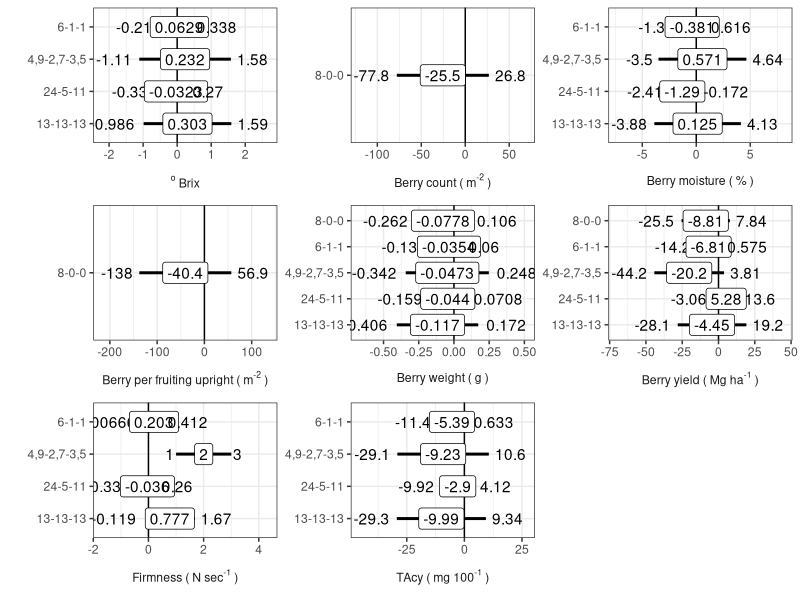

Write R code to recreate this figure. (Note: this script raises an error after producing the figure.)
## ---- chunk 1
library("tidyverse") # generic data handling and plotting
library("nlme") # mixed models
library("grid")
library("gridExtra")
## ---- chunk 2
data_init <- read_csv(file="data/data_init.csv", guess_max = 1729)
## ---- chunk 3
data_init <- data_init %>% 
  mutate(TAcy = ifelse(!is.na(Fruit_Tacy_labo_mg_Anth_100g),
                       Fruit_Tacy_labo_mg_Anth_100g,
                       Fruit_Tacy_image_mg_Anth_100g_515nm))
## ---- chunk 4
dose_df <- tibble(dose_colname = c("Fertilizer-tot-dose_N_kg_ha", "Fertilizer-tot-dose_P_kg_ha",
                                   "Fertilizer-tot-dose_K_kg_ha", "Fertilizer-tot-dose_Mg_kg_ha",
                                   "Fertilizer-tot-dose_B_kg_ha", "Fertilizer-tot-dose_Cu_kg_ha"),
                  dose_name = c("N", "P", "K", "Mg", "B", "Cu"))
## ---- chunk 5
performance_df <- tibble(performance_name = c("TAcy", "Brix", "Firmness", "Berry_weight",
                                              "Berry_moisture", "Yield",
                                              "Fruit_stem", "Fruit"),
                         performance_colname = c("TAcy","Fruit_Brix_degreeBrix", "Fruit_Firmness_N_s", "Fruit_weight_g",
                                                 "Fruit_moisture_berry_perc", "Fruit_yield_Mg_ha", 
                                                 "Fruiting_upright_Nb_m2", "Nb_Fruit_m2"),
                         performance_labels = c("TAcy~plain('(')~mg~100^{plain('-1')}~plain(')')",
                                                "{}^o~Brix",
                                                "Firmness~plain('(')~N~sec^{plain('-1')}~plain(')')",
                                                "Berry~weight~plain('(')~g~plain(')')",
                                                "Berry~moisture~plain('(')~plain('%')~plain(')')",
                                                "Berry~yield~plain('(')~Mg~ha^{plain('-1')}~plain(')')",
                                                #"Reproductive~upright~plain('(')~m^{plain('-2')}~plain(')')",
                                                #"Flower~count~plain('(')~m^{plain('-2')}~plain(')')",
                                                #"Flower~per~repr.~upright~plain('(')~m^{plain('-2')}~plain(')')",
                                                #"Fruiting~upright~plain('(')~m^{plain('-2')}~plain(')')",
                                                "Berry~count~plain('(')~m^{plain('-2')}~plain(')')",
                                                "Berry~per~fruiting~upright~plain('(')~m^{plain('-2')}~plain(')')" # "Fruit~set~plain('(%)')",
                         ),
                         performance_type = c("Quality", "Quality", "Quality", "Quality",
                                              "Quality", "Quality",
                                              "Physiology", "Physiology"))
## ---- chunk 6
data_init$Dose_trial <- NA
for (i in seq_along(dose_df$dose_name)) {
  filter_i <- data_init$Nutrient_tested == dose_df$dose_name[i]
  filter_i[is.na(filter_i)] <- FALSE
  data_init$Dose_trial[filter_i] <- data_init[filter_i, dose_df$dose_colname[i]] %>% pull()
}
## ---- chunk 7
data_stats <- data_init %>%
  select(Year_of_experiment, Field_no, Treatment_no, Block_no, Cropping_system, Nutrient_tested, Fertilizer_formula, Dose_trial,
         dose_df$dose_colname, performance_df$performance_colname) %>%
  filter(Year_of_experiment != 2017) %>% 
  rename(Year = Year_of_experiment,
         Field = Field_no,
         Treatment = Treatment_no,
         Block = Block_no,
         Fertilizer_trial = Nutrient_tested) %>%
  droplevels()

data_stats %>% 
  sample_n(10)
## ---- chunk 8
model_conditions <- expand.grid(performance_name = performance_df$performance_name, 
                                Fertilizer_trial = c("N", "P", "K", "Mg", "B", "Cu"))
model_conditions$index <- 1:nrow(model_conditions)
model_conditions %>%
  sample_n(5)
## ---- chunk 9
model_conditions$model_type <- "linear"
## ---- chunk 10
model_conditions$model_type[model_conditions$Fertilizer == "B" & model_conditions$performance_index == "Brix"] <- "none"
## ---- chunk 11
model_conditions$model_type[model_conditions$Fertilizer == "N" & model_conditions$performance_index == "Yield"] <- "quadratic"
model_conditions$model_type[model_conditions$Fertilizer == "N" & model_conditions$performance_index == "Berry_weight"] <- "quadratic"
model_conditions$model_type[model_conditions$Fertilizer == "K" & model_conditions$performance_index == "Yield"] <- "quadratic"
model_conditions$model_type[model_conditions$Fertilizer == "K" & model_conditions$performance_index == "Berry_weight"] <- "quadratic"
## ---- chunk 12
alpha <- 0.05
lmm_N <- list()
interval_lmmN <- list()

mc_N <- model_conditions %>% 
  filter(Fertilizer_trial == "N")

for (i in 1:nrow(mc_N)) {
  performance_i <- performance_df$performance_colname[performance_df$performance_name == as.character(mc_N[i, 1])]
  model_type_i <- mc_N[i, 4]
  
  table_mm_i <- data_stats %>%
    filter(Fertilizer_trial == "N") %>%
    select(one_of(c("Year","Field", "Treatment", "Block", "Fertilizer-tot-dose_N_kg_ha","Cropping_system", "Fertilizer_formula", performance_i))) %>%
    rename(Dose = "Fertilizer-tot-dose_N_kg_ha") %>%
    drop_na()
  
  table_mm_i$Fertilizer_formula <- relevel(factor(table_mm_i$Fertilizer_formula), ref = "21-0-0")
  
  if (model_type_i == "linear") {
    lmm_N[[i]] <- lme(as.formula(paste0(performance_i, " ~ Dose + Fertilizer_formula ")),
                      random = ~ 1 + 1|Year/Field/Treatment,
                      data = table_mm_i)      
  } else if (model_type_i == "quadratic") {
    lmm_N[[i]] <- lme(as.formula(paste0(performance_i, " ~ Dose + I(Dose^2) + Fertilizer_formula")),
                      random = ~ 1 + 1|Year/Field/Treatment,
                      data = table_mm_i)
  } else if (model_type_i == "none") {
    lmm_N[[i]] <- NA
  } else {
    print("Model type not recognized. Choose linear or quadratic.")
  }
  
  tTable <- summary(lmm_N[[i]])$tTable%>%
    data.frame() %>%
    rownames_to_column() %>%
    filter(str_detect(rowname, "Fert"))
  
  intervals <- intervals(lmm_N[[i]], which = "fixed")[[1]] %>%
    data.frame() %>%
    rownames_to_column() %>%
    filter(str_detect(rowname, "Fert")) %>%
    bind_cols(tTable["p.value"])
  
  intervals$rowname <- tTable$rowname <- gsub("Fertilizer_formula*", "", tTable$rowname)
  
  intervals$performance_name <- mc_N$performance_name[i]
  intervals$performance_labels <- performance_df$performance_labels[performance_df$performance_colname == performance_i]
  
  interval_lmmN[[i]] <- intervals
}
## ---- chunk 13
interval_lmmN <- do.call(rbind.data.frame, interval_lmmN)
interval_lmmN$pvalue_alpha <- ifelse(interval_lmmN$p.value <= alpha, paste("≤", alpha), paste(">", alpha))
## ---- chunk 14
plot_cols <- 4
plot_rows <- 3

interval_lmmN %>% ggplot(aes(x = est., y = rowname)) +
  facet_wrap(. ~ performance_labels, scales = "free", labeller = label_parsed, switch = "x") +
  geom_vline(xintercept = 0, lty = 1) +
  geom_segment(mapping = aes(x = lower, xend = upper, yend = rowname), size = 1) + # , colour = pvalue_alpha
  geom_point(size = 3) +
  geom_text(aes(x = lower, label = signif(lower, 3)), hjust = 1.2) +
  geom_label(aes(label = signif(est., 3))) +
  geom_text(aes(x = upper, label = signif(upper, 3)), hjust = -0.2) +
  labs(y = "", x = "") +
  scale_x_continuous(expand = expand_scale(mult = c(0.5, 0.5))) +
  theme_bw() +
  theme(strip.text.y = element_text(angle = 0),
        axis.title.x = element_blank(),
        strip.background = element_rect(fill = "transparent", colour = "transparent"),
        strip.placement = "outside") +
  ggsave("images/sources-nitrogen.pdf", width = plot_cols * 5, height = plot_rows * 2, dpi=300) +
  ggsave("images/sources-nitrogen.png", width = plot_cols * 5, height = plot_rows * 2, dpi=300)
## ---- chunk 15
alpha <- 0.05
lmm <- list()
pred <- list()

for (i in 1:nrow(model_conditions)) {
  performance_i <- performance_df$performance_colname[performance_df$performance_name == as.character(model_conditions[i, 1])]
  treatment_i <- model_conditions[i, 2]
  #dose_i <- dose_df$dose_colname[dose_df$dose_name == treatment_i]
  model_type_i <- model_conditions[i, 4]
  
  table_mm_i <- data_stats %>%
    filter(Fertilizer_trial == treatment_i) %>%
    select(one_of(c("Year","Field", "Treatment", "Block", "Cropping_system", "Dose_trial", performance_i))) %>%
    rename(Dose = Dose_trial) %>%
    drop_na()
  
  if (model_type_i == "linear") {
    lmm[[i]] <- lme(as.formula(paste0(performance_i, " ~ Dose")),
                    random = ~ 1 + 1|Year/Field/Treatment,
                    data = table_mm_i)
    p_value <- summary(lmm[[i]])$tTable[2, 5]
    slope <- coef(lmm[[i]])[1, 2]
  } else if (model_type_i == "quadratic") {
    lmm[[i]] <- lme(as.formula(paste0(performance_i, " ~ Dose + I(Dose^2)")),
                    random = ~ 1 + 1|Year/Field/Treatment,
                    data = table_mm_i)
    p_value <- summary(lmm[[i]])$tTable[3, 5]
    slope <- coef(lmm[[i]])[1, 3]
  } else if (model_type_i == "none") {
    lmm[[i]] <- NA
    p_value <- NA
    slope <- NA
  } else {
    print("Model type not recognized. Choose linear or quadratic.")
  }
  
  if (any(is.na(lmm[[i]]))) {
    pred[[i]] <- NA
    print(paste("Model", i, "is NA"))
  } else {
    x_seq <- expand.grid(Dose = seq(0, max(table_mm_i$Dose), length=20))
    y_seq <- predict(lmm[[i]], newdata = x_seq, level = 0)
    pred[[i]] <- data.frame(Dose_trial = x_seq$Dose,
                            performance_value = y_seq,
                            #label = performance_df$labels[performance_df$colname == performance_i],
                            Fertilizer_trial = treatment_i,
                            performance_colname = performance_i,
                            p_value = p_value,
                            slope = slope)
  }
}
## ---- chunk 16
pred_tidy <- do.call(rbind.data.frame, pred) # list to data frame
pred_tidy$pvalue_alpha <- factor(ifelse(pred_tidy$p_value <= alpha, paste("≤", alpha), paste(">", alpha)))
pred_tidy <- pred_tidy %>% 
  left_join(performance_df, by = "performance_colname") %>%
  select(-performance_colname)
pred_tidy %>% sample_n(10)
## ---- chunk 17
data_tidy <- data_stats %>% 
  gather(key = "performance_colname", value = "performance_value", performance_df$performance_colname) %>% 
  left_join(performance_df, by = "performance_colname") %>%
  select(-performance_colname)

quality_index <- performance_df$performance_name[performance_df$performance_type == "Quality"]
physiology_index <- performance_df$performance_name[performance_df$performance_type == "Physiology"]
## ---- chunk 18
n_perf <- length(quality_index)
n_elem <- 3

data_gg <- data_tidy %>%
  filter(Fertilizer_trial %in% c("N", "P", "K") & performance_name %in% quality_index) %>%
  mutate(Fertilizer_trial = factor(Fertilizer_trial, levels = c("N", "P", "K"))) %>% 
  drop_na()
pred_gg <- pred_tidy %>%
  filter(Fertilizer_trial %in% c("N", "P", "K") & performance_name %in% quality_index) %>%
  drop_na()

ggplot(data = data_gg, mapping = aes(x = Dose_trial, y = performance_value)) +
  facet_grid(performance_labels ~ Fertilizer_trial, scales = "free", labeller = label_parsed, switch = "y") +
  geom_point(alpha = 0.1) +
  geom_line(pred_gg, mapping=aes(x = Dose_trial, y = performance_value)) +
  labs(x = expression("Dose (kg ha"^"-1"~")"), y = "Performance") +
  geom_label(data = pred_gg, aes(label = paste("Slope =", signif(slope, 3))), x = -Inf, y = Inf, hjust = -0.1, vjust = 1.5) +
  geom_label(data = pred_gg, aes(label = paste("p =", signif(p_value, 3))), x = -Inf, y = Inf, hjust = -0.18, vjust = 2.5) +
  theme_bw() +
  theme(axis.title.y = element_blank(),
        strip.background = element_rect(fill = "transparent", colour = "transparent"),
        strip.placement = "outside",
        strip.text.y = element_text(angle=270, size = 12),
        strip.text.x = element_text(size = 12)) +
  ggsave("images/grid_macro&quality.pdf", width = n_elem * 3, height = n_perf * 2.5, dpi = 300) +
  ggsave("images/grid_macro&quality.png", width = n_elem * 3, height = n_perf * 2.5, dpi = 300)
## ---- chunk 19
n_perf <- length(physiology_index)
n_elem <- 3

data_gg <- data_tidy %>%
  filter(Fertilizer_trial %in% c("N", "P", "K") & performance_name %in% physiology_index) %>%
  mutate(Fertilizer_trial = factor(Fertilizer_trial, levels = c("N", "P", "K"))) %>% 
  drop_na()
pred_gg <- pred_tidy %>%
  filter(Fertilizer_trial %in% c("N", "P", "K") & performance_name %in% physiology_index) %>%
  drop_na()

ggplot(data = data_gg, mapping = aes(x = Dose_trial, y = performance_value)) +
  facet_grid(performance_labels ~ Fertilizer_trial, scales = "free", labeller = label_parsed, switch = "y") +
  geom_point(alpha = 0.1) +
  geom_line(pred_gg, mapping=aes(x = Dose_trial, y = performance_value)) +
  labs(x = expression("Dose (kg ha"^"-1"~")"), y = "Performance") +
  geom_label(data = pred_gg, aes(label = paste("Slope =", signif(slope, 3))), x = -Inf, y = Inf, hjust = -0.1, vjust = 1.5) +
  geom_label(data = pred_gg, aes(label = paste("p =", signif(p_value, 3))), x = -Inf, y = Inf, hjust = -0.18, vjust = 2.5) +
  theme_bw() +
  theme(axis.title.y = element_blank(),
        strip.background = element_rect(fill = "transparent", colour = "transparent"),
        strip.placement = "outside",
        strip.text.y = element_text(angle=270, size = 12),
        strip.text.x = element_text(size = 12)) +
  ggsave("images/grid_macro&physiology.pdf", width = n_elem * 3, height = n_perf * 2.8, dpi = 300) +
  ggsave("images/grid_macro&physiology.png", width = n_elem * 3, height = n_perf * 2.8, dpi = 300)
## ---- chunk 20
n_perf <- length(quality_index)
n_elem <- 3

data_gg <- data_tidy %>%
  filter(Fertilizer_trial %in% c("Mg", "B", "Cu") & performance_name %in% quality_index) %>%
  drop_na()
pred_gg <- pred_tidy %>%
  filter(Fertilizer_trial %in% c("Mg", "B", "Cu") & performance_name %in% quality_index) %>%
  drop_na()

ggplot(data = data_gg, mapping = aes(x = Dose_trial, y = performance_value)) +
  facet_grid(performance_labels ~ Fertilizer_trial, scales = "free", labeller = label_parsed, switch = "y") +
  geom_point(alpha = 0.1) +
  geom_line(pred_gg, mapping=aes(x = Dose_trial, y = performance_value)) +
  labs(x = expression("Dose (kg ha"^"-1"~")"), y = "Performance") +
  geom_label(data = pred_gg, aes(label = paste("Slope =", signif(slope, 3))), x = -Inf, y = Inf, hjust = -0.1, vjust = 1.5) +
  geom_label(data = pred_gg, aes(label = paste("p =", signif(p_value, 3))), x = -Inf, y = Inf, hjust = -0.18, vjust = 2.5) +
  theme_bw() +
  theme(axis.title.y = element_blank(),
        strip.background = element_rect(fill = "transparent", colour = "transparent"),
        strip.placement = "outside",
        strip.text.y = element_text(angle=270, size = 12),
        strip.text.x = element_text(size = 12)) +
  ggsave("images/grid_secondary-micro&quality.pdf", width = n_elem * 3, height = n_perf * 2.5, dpi = 300) +
  ggsave("images/grid_secondary-micro&quality.png", width = n_elem * 3, height = n_perf * 2.5, dpi = 300)
## ---- chunk 21
n_perf <- length(physiology_index)
n_elem <- 3

data_gg <- data_tidy %>%
  filter(Fertilizer_trial %in% c("Mg", "B", "Cu") & performance_name %in% physiology_index) %>%
  drop_na()
pred_gg <- pred_tidy %>%
  filter(Fertilizer_trial %in% c("Mg", "B", "Cu") & performance_name %in% physiology_index) %>%
  drop_na()

ggplot(data = data_gg, mapping = aes(x = Dose_trial, y = performance_value)) +
  facet_grid(performance_labels ~ Fertilizer_trial, scales = "free", labeller = label_parsed, switch = "y") +
  geom_point(alpha = 0.1) +
  geom_line(pred_gg, mapping=aes(x = Dose_trial, y = performance_value)) +
  labs(x = expression("Dose (kg ha"^"-1"~")"), y = "Performance") +
  geom_label(data = pred_gg, aes(label = paste("Slope =", signif(slope, 3))), x = -Inf, y = Inf, hjust = -0.1, vjust = 1.5) +
  geom_label(data = pred_gg, aes(label = paste("p =", signif(p_value, 3))), x = -Inf, y = Inf, hjust = -0.18, vjust = 2.5) +
  theme_bw() +
  theme(axis.title.y = element_blank(),
        strip.background = element_rect(fill = "transparent", colour = "transparent"),
        strip.placement = "outside",
        strip.text.y = element_text(angle=270, size = 12),
        strip.text.x = element_text(size = 12)) +
  ggsave("images/grid_secondary-micro&physiology.pdf", width = n_elem * 3, height = n_perf * 2.8, dpi = 300) +
  ggsave("images/grid_secondary-micro&physiology.png", width = n_elem * 3, height = n_perf * 2.8, dpi = 300)
